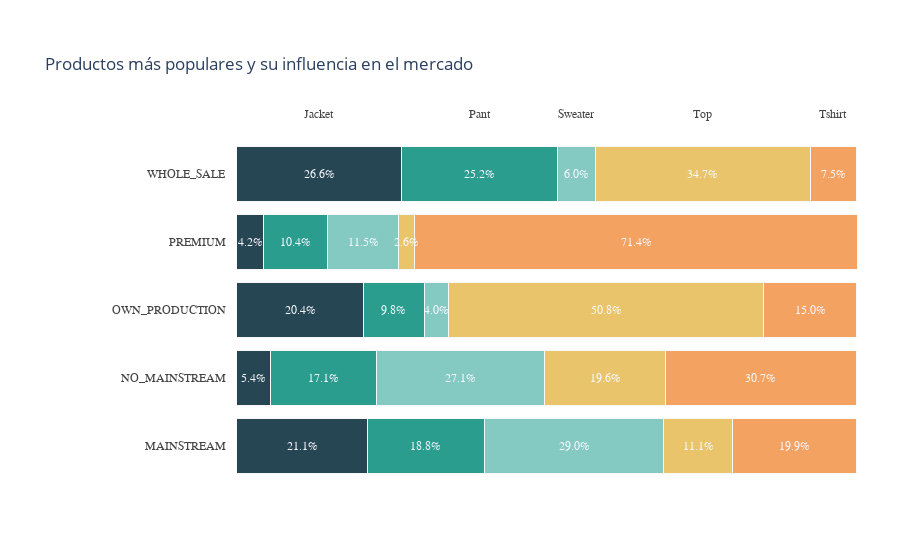

This figure's notebook cell:
### Code cell
from itertools import cycle

x_data = dumificado.iloc[:, 1:].values

import plotly.graph_objects as go


top_labels = dumificado.columns[1:]
colors = np.array(paleta)[[0, 1, 2, 4, 5]]
y_data = dumificado.iloc[:,0].values

fig = go.Figure()

for i in range(0, len(x_data[0])):
    for xd, yd in zip(x_data, y_data):
        fig.add_trace(go.Bar(
            x=[xd[i]], y=[yd],orientation='h',marker=dict(color=colors[i],line=dict(color='rgb(248, 248, 249)', width=1))))

fig.update_layout(
    title='Productos más populares y su influencia en el mercado',
    xaxis=dict(
        showgrid=False,showline=False,showticklabels=False,zeroline=False,domain=[0.15, 1]),

    yaxis=dict(
        showgrid=False,showline=False,showticklabels=False,zeroline=False,),
#     width=2280, height=850, font = dict(size = 22),
    barmode='stack',paper_bgcolor='white',plot_bgcolor='white',margin=dict(l=120, r=10, t=140, b=80),showlegend=False,)

annotations = []

for yd, xd in zip(y_data, x_data):

    annotations.append(dict(xref='paper', yref='y',
                            x=0.14, y=yd,xanchor='right',text=str(yd),font=dict(family='Arial', size=12,color='rgb(67, 67, 67)'),showarrow=False, align='right'))

    annotations.append(dict(xref='x', yref='y',
                            x=xd[0] / 2, y=yd,text=str(xd[0]) + '%',font=dict(family='Arial', size=12,color='rgb(248, 248, 255)'),showarrow=False))

    if yd == y_data[-1]:
        annotations.append(dict(xref='x', yref='paper',
                                x=xd[0] / 2, y=1.1,text=top_labels[0],font=dict(family='Arial', size=12,color='rgb(67, 67, 67)'),showarrow=False))
                                
    space = xd[0]
    for i in range(1, len(xd)):
            annotations.append(dict(xref='x', yref='y',
                                    x=space + (xd[i]/2), y=yd,text=str(xd[i]) + '%',font=dict(family='Arial', size=12,color='rgb(248, 248, 255)'),showarrow=False))
            if yd == y_data[-1]:
                annotations.append(dict(xref='x', yref='paper',
                                        x=space + (xd[i]/2), y=1.1,text=top_labels[i],font=dict(family='Arial', size=12,color='rgb(67, 67, 67)'),showarrow=False)) #, textangle=90
            space += xd[i]

fig.update_layout(annotations=annotations)
fig.show()

### Figure 1 — Plotly figure (JSON) as saved in the notebook; plotly's stock layout.template omitted (floating-point values rounded to 4 significant figures)
{"data": [{"marker": {"color": "#264653", "line": {"color": "rgb(248, 248, 249)", "width": 1}}, "orientation": "h", "type": "bar", "x": [21.1], "y": ["MAINSTREAM"]}, {"marker": {"color": "#264653", "line": {"color": "rgb(248, 248, 249)", "width": 1}}, "orientation": "h", "type": "bar", "x": [5.4], "y": ["NO_MAINSTREAM"]}, {"marker": {"color": "#264653", "line": {"color": "rgb(248, 248, 249)", "width": 1}}, "orientation": "h", "type": "bar", "x": [20.4], "y": ["OWN_PRODUCTION"]}, {"marker": {"color": "#264653", "line": {"color": "rgb(248, 248, 249)", "width": 1}}, "orientation": "h", "type": "bar", "x": [4.2], "y": ["PREMIUM"]}, {"marker": {"color": "#264653", "line": {"color": "rgb(248, 248, 249)", "width": 1}}, "orientation": "h", "type": "bar", "x": [26.6], "y": ["WHOLE_SALE"]}, {"marker": {"color": "#2A9D8F", "line": {"color": "rgb(248, 248, 249)", "width": 1}}, "orientation": "h", "type": "bar", "x": [18.8], "y": ["MAINSTREAM"]}, {"marker": {"color": "#2A9D8F", "line": {"color": "rgb(248, 248, 249)", "width": 1}}, "orientation": "h", "type": "bar", "x": [17.1], "y": ["NO_MAINSTREAM"]}, {"marker": {"color": "#2A9D8F", "line": {"color": "rgb(248, 248, 249)", "width": 1}}, "orientation": "h", "type": "bar", "x": [9.8], "y": ["OWN_PRODUCTION"]}, {"marker": {"color": "#2A9D8F", "line": {"color": "rgb(248, 248, 249)", "width": 1}}, "orientation": "h", "type": "bar", "x": [10.4], "y": ["PREMIUM"]}, {"marker": {"color": "#2A9D8F", "line": {"color": "rgb(248, 248, 249)", "width": 1}}, "orientation": "h", "type": "bar", "x": [25.2], "y": ["WHOLE_SALE"]}, {"marker": {"color": "#85CAC2", "line": {"color": "rgb(248, 248, 249)", "width": 1}}, "orientation": "h", "type": "bar", "x": [29], "y": ["MAINSTREAM"]}, {"marker": {"color": "#85CAC2", "line": {"color": "rgb(248, 248, 249)", "width": 1}}, "orientation": "h", "type": "bar", "x": [27.1], "y": ["NO_MAINSTREAM"]}, {"marker": {"color": "#85CAC2", "line": {"color": "rgb(248, 248, 249)", "width": 1}}, "orientation": "h", "type": "bar", "x": [4], "y": ["OWN_PRODUCTION"]}, {"marker": {"color": "#85CAC2", "line": {"color": "rgb(248, 248, 249)", "width": 1}}, "orientation": "h", "type": "bar", "x": [11.5], "y": ["PREMIUM"]}, {"marker": {"color": "#85CAC2", "line": {"color": "rgb(248, 248, 249)", "width": 1}}, "orientation": "h", "type": "bar", "x": [6], "y": ["WHOLE_SALE"]}, {"marker": {"color": "#E9C46A", "line": {"color": "rgb(248, 248, 249)", "width": 1}}, "orientation": "h", "type": "bar", "x": [11.1], "y": ["MAINSTREAM"]}, {"marker": {"color": "#E9C46A", "line": {"color": "rgb(248, 248, 249)", "width": 1}}, "orientation": "h", "type": "bar", "x": [19.6], "y": ["NO_MAINSTREAM"]}, {"marker": {"color": "#E9C46A", "line": {"color": "rgb(248, 248, 249)", "width": 1}}, "orientation": "h", "type": "bar", "x": [50.8], "y": ["OWN_PRODUCTION"]}, {"marker": {"color": "#E9C46A", "line": {"color": "rgb(248, 248, 249)", "width": 1}}, "orientation": "h", "type": "bar", "x": [2.6], "y": ["PREMIUM"]}, {"marker": {"color": "#E9C46A", "line": {"color": "rgb(248, 248, 249)", "width": 1}}, "orientation": "h", "type": "bar", "x": [34.7], "y": ["WHOLE_SALE"]}, {"marker": {"color": "#F4A261", "line": {"color": "rgb(248, 248, 249)", "width": 1}}, "orientation": "h", "type": "bar", "x": [19.9], "y": ["MAINSTREAM"]}, {"marker": {"color": "#F4A261", "line": {"color": "rgb(248, 248, 249)", "width": 1}}, "orientation": "h", "type": "bar", "x": [30.7], "y": ["NO_MAINSTREAM"]}, {"marker": {"color": "#F4A261", "line": {"color": "rgb(248, 248, 249)", "width": 1}}, "orientation": "h", "type": "bar", "x": [15], "y": ["OWN_PRODUCTION"]}, {"marker": {"color": "#F4A261", "line": {"color": "rgb(248, 248, 249)", "width": 1}}, "orientation": "h", "type": "bar", "x": [71.4], "y": ["PREMIUM"]}, {"marker": {"color": "#F4A261", "line": {"color": "rgb(248, 248, 249)", "width": 1}}, "orientation": "h", "type": "bar", "x": [7.5], "y": ["WHOLE_SALE"]}], "layout": {"annotations": [{"align": "right", "font": {"color": "rgb(67, 67, 67)", "family": "Arial", "size": 12}, "showarrow": false, "text": "MAINSTREAM", "x": 0.14, "xanchor": "right", "xref": "paper", "y": "MAINSTREAM", "yref": "y"}, {"font": {"color": "rgb(248, 248, 255)", "family": "Arial", "size": 12}, "showarrow": false, "text": "21.1%", "x": 10.55, "xref": "x", "y": "MAINSTREAM", "yref": "y"}, {"font": {"color": "rgb(248, 248, 255)", "family": "Arial", "size": 12}, "showarrow": false, "text": "18.8%", "x": 30.5, "xref": "x", "y": "MAINSTREAM", "yref": "y"}, {"font": {"color": "rgb(248, 248, 255)", "family": "Arial", "size": 12}, "showarrow": false, "text": "29.0%", "x": 54.4, "xref": "x", "y": "MAINSTREAM", "yref": "y"}, {"font": {"color": "rgb(248, 248, 255)", "family": "Arial", "size": 12}, "showarrow": false, "text": "11.1%", "x": 74.45, "xref": "x", "y": "MAINSTREAM", "yref": "y"}, {"font": {"color": "rgb(248, 248, 255)", "family": "Arial", "size": 12}, "showarrow": false, "text": "19.9%", "x": 89.95, "xref": "x", "y": "MAINSTREAM", "yref": "y"}, {"align": "right", "font": {"color": "rgb(67, 67, 67)", "family": "Arial", "size": 12}, "showarrow": false, "text": "NO_MAINSTREAM", "x": 0.14, "xanchor": "right", "xref": "paper", "y": "NO_MAINSTREAM", "yref": "y"}, {"font": {"color": "rgb(248, 248, 255)", "family": "Arial", "size": 12}, "showarrow": false, "text": "5.4%", "x": 2.7, "xref": "x", "y": "NO_MAINSTREAM", "yref": "y"}, {"font": {"color": "rgb(248, 248, 255)", "family": "Arial", "size": 12}, "showarrow": false, "text": "17.1%", "x": 13.95, "xref": "x", "y": "NO_MAINSTREAM", "yref": "y"}, {"font": {"color": "rgb(248, 248, 255)", "family": "Arial", "size": 12}, "showarrow": false, "text": "27.1%", "x": 36.05, "xref": "x", "y": "NO_MAINSTREAM", "yref": "y"}, {"font": {"color": "rgb(248, 248, 255)", "family": "Arial", "size": 12}, "showarrow": false, "text": "19.6%", "x": 59.4, "xref": "x", "y": "NO_MAINSTREAM", "yref": "y"}, {"font": {"color": "rgb(248, 248, 255)", "family": "Arial", "size": 12}, "showarrow": false, "text": "30.7%", "x": 84.55, "xref": "x", "y": "NO_MAINSTREAM", "yref": "y"}, {"align": "right", "font": {"color": "rgb(67, 67, 67)", "family": "Arial", "size": 12}, "showarrow": false, "text": "OWN_PRODUCTION", "x": 0.14, "xanchor": "right", "xref": "paper", "y": "OWN_PRODUCTION", "yref": "y"}, {"font": {"color": "rgb(248, 248, 255)", "family": "Arial", "size": 12}, "showarrow": false, "text": "20.4%", "x": 10.2, "xref": "x", "y": "OWN_PRODUCTION", "yref": "y"}, {"font": {"color": "rgb(248, 248, 255)", "family": "Arial", "size": 12}, "showarrow": false, "text": "9.8%", "x": 25.3, "xref": "x", "y": "OWN_PRODUCTION", "yref": "y"}, {"font": {"color": "rgb(248, 248, 255)", "family": "Arial", "size": 12}, "showarrow": false, "text": "4.0%", "x": 32.2, "xref": "x", "y": "OWN_PRODUCTION", "yref": "y"}, {"font": {"color": "rgb(248, 248, 255)", "family": "Arial", "size": 12}, "showarrow": false, "text": "50.8%", "x": 59.6, "xref": "x", "y": "OWN_PRODUCTION", "yref": "y"}, {"font": {"color": "rgb(248, 248, 255)", "family": "Arial", "size": 12}, "showarrow": false, "text": "15.0%", "x": 92.5, "xref": "x", "y": "OWN_PRODUCTION", "yref": "y"}, {"align": "right", "font": {"color": "rgb(67, 67, 67)", "family": "Arial", "size": 12}, "showarrow": false, "text": "PREMIUM", "x": 0.14, "xanchor": "right", "xref": "paper", "y": "PREMIUM", "yref": "y"}, {"font": {"color": "rgb(248, 248, 255)", "family": "Arial", "size": 12}, "showarrow": false, "text": "4.2%", "x": 2.1, "xref": "x", "y": "PREMIUM", "yref": "y"}, {"font": {"color": "rgb(248, 248, 255)", "family": "Arial", "size": 12}, "showarrow": false, "text": "10.4%", "x": 9.4, "xref": "x", "y": "PREMIUM", "yref": "y"}, {"font": {"color": "rgb(248, 248, 255)", "family": "Arial", "size": 12}, "showarrow": false, "text": "11.5%", "x": 20.35, "xref": "x", "y": "PREMIUM", "yref": "y"}, {"font": {"color": "rgb(248, 248, 255)", "family": "Arial", "size": 12}, "showarrow": false, "text": "2.6%", "x": 27.4, "xref": "x", "y": "PREMIUM", "yref": "y"}, {"font": {"color": "rgb(248, 248, 255)", "family": "Arial", "size": 12}, "showarrow": false, "text": "71.4%", "x": 64.4, "xref": "x", "y": "PREMIUM", "yref": "y"}, {"align": "right", "font": {"color": "rgb(67, 67, 67)", "family": "Arial", "size": 12}, "showarrow": false, "text": "WHOLE_SALE", "x": 0.14, "xanchor": "right", "xref": "paper", "y": "WHOLE_SALE", "yref": "y"}, {"font": {"color": "rgb(248, 248, 255)", "family": "Arial", "size": 12}, "showarrow": false, "text": "26.6%", "x": 13.3, "xref": "x", "y": "WHOLE_SALE", "yref": "y"}, {"font": {"color": "rgb(67, 67, 67)", "family": "Arial", "size": 12}, "showarrow": false, "text": "Jacket", "x": 13.3, "xref": "x", "y": 1.1, "yref": "paper"}, {"font": {"color": "rgb(248, 248, 255)", "family": "Arial", "size": 12}, "showarrow": false, "text": "25.2%", "x": 39.2, "xref": "x", "y": "WHOLE_SALE", "yref": "y"}, {"font": {"color": "rgb(67, 67, 67)", "family": "Arial", "size": 12}, "showarrow": false, "text": "Pant", "x": 39.2, "xref": "x", "y": 1.1, "yref": "paper"}, {"font": {"color": "rgb(248, 248, 255)", "family": "Arial", "size": 12}, "showarrow": false, "text": "6.0%", "x": 54.8, "xref": "x", "y": "WHOLE_SALE", "yref": "y"}, {"font": {"color": "rgb(67, 67, 67)", "family": "Arial", "size": 12}, "showarrow": false, "text": "Sweater", "x": 54.8, "xref": "x", "y": 1.1, "yref": "paper"}, {"font": {"color": "rgb(248, 248, 255)", "family": "Arial", "size": 12}, "showarrow": false, "text": "34.7%", "x": 75.15, "xref": "x", "y": "WHOLE_SALE", "yref": "y"}, {"font": {"color": "rgb(67, 67, 67)", "family": "Arial", "size": 12}, "showarrow": false, "text": "Top", "x": 75.15, "xref": "x", "y": 1.1, "yref": "paper"}, {"font": {"color": "rgb(248, 248, 255)", "family": "Arial", "size": 12}, "showarrow": false, "text": "7.5%", "x": 96.25, "xref": "x", "y": "WHOLE_SALE", "yref": "y"}, {"font": {"color": "rgb(67, 67, 67)", "family": "Arial", "size": 12}, "showarrow": false, "text": "Tshirt", "x": 96.25, "xref": "x", "y": 1.1, "yref": "paper"}], "barmode": "stack", "margin": {"b": 80, "l": 120, "r": 10, "t": 140}, "paper_bgcolor": "white", "plot_bgcolor": "white", "showlegend": false, "title": {"text": "Productos más populares y su influencia en el mercado"}, "xaxis": {"domain": [0.15, 1], "showgrid": false, "showline": false, "showticklabels": false, "zeroline": false}, "yaxis": {"showgrid": false, "showline": false, "showticklabels": false, "zeroline": false}}}
